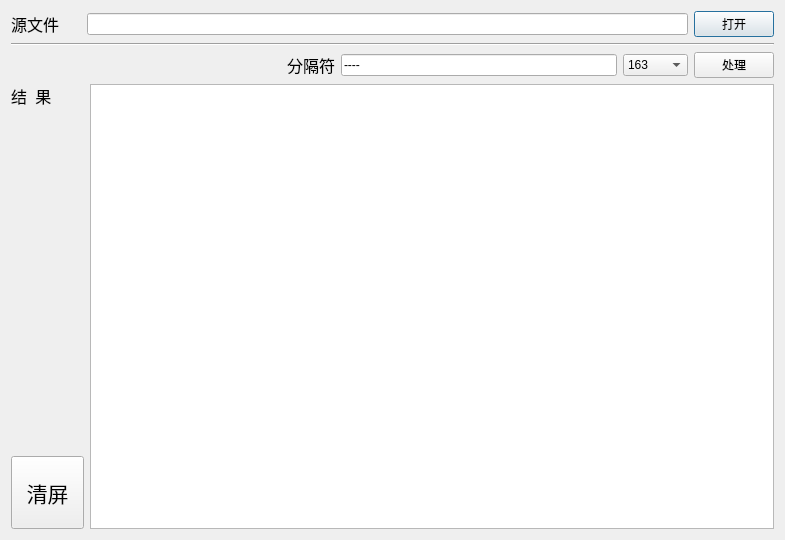
<?xml version="1.0" encoding="UTF-8"?>
<ui version="4.0">
 <class>PreProcess</class>
 <widget class="QDialog" name="PreProcess">
  <property name="geometry">
   <rect>
    <x>0</x>
    <y>0</y>
    <width>785</width>
    <height>540</height>
   </rect>
  </property>
  <property name="windowTitle">
   <string>Dialog</string>
  </property>
  <layout class="QHBoxLayout" name="horizontalLayout_4">
   <item>
    <layout class="QVBoxLayout" name="verticalLayout_2">
     <item>
      <layout class="QHBoxLayout" name="horizontalLayout">
       <item>
        <widget class="QLabel" name="label">
         <property name="minimumSize">
          <size>
           <width>70</width>
           <height>0</height>
          </size>
         </property>
         <property name="font">
          <font>
           <family>新宋体</family>
           <pointsize>12</pointsize>
          </font>
         </property>
         <property name="text">
          <string>源文件</string>
         </property>
        </widget>
       </item>
       <item>
        <widget class="QLineEdit" name="lineEditSrcFile">
         <property name="readOnly">
          <bool>true</bool>
         </property>
        </widget>
       </item>
       <item>
        <widget class="QPushButton" name="buttonOpenFile">
         <property name="text">
          <string>打开</string>
         </property>
        </widget>
       </item>
      </layout>
     </item>
     <item>
      <widget class="Line" name="line">
       <property name="orientation">
        <enum>Qt::Horizontal</enum>
       </property>
      </widget>
     </item>
     <item>
      <layout class="QHBoxLayout" name="horizontalLayout_3">
       <item>
        <spacer name="horizontalSpacer">
         <property name="orientation">
          <enum>Qt::Horizontal</enum>
         </property>
         <property name="sizeHint" stdset="0">
          <size>
           <width>40</width>
           <height>20</height>
          </size>
         </property>
        </spacer>
       </item>
       <item>
        <widget class="QLabel" name="label_3">
         <property name="font">
          <font>
           <family>新宋体</family>
           <pointsize>12</pointsize>
          </font>
         </property>
         <property name="text">
          <string>分隔符</string>
         </property>
        </widget>
       </item>
       <item>
        <widget class="QLineEdit" name="lineEditSep">
         <property name="enabled">
          <bool>true</bool>
         </property>
         <property name="text">
          <string>----</string>
         </property>
         <property name="readOnly">
          <bool>true</bool>
         </property>
        </widget>
       </item>
       <item>
        <widget class="QComboBox" name="comboBoxMode">
         <item>
          <property name="text">
           <string>163</string>
          </property>
         </item>
         <item>
          <property name="text">
           <string>linkin</string>
          </property>
         </item>
         <item>
          <property name="text">
           <string>yahoo</string>
          </property>
         </item>
         <item>
          <property name="text">
           <string>自定义</string>
          </property>
         </item>
        </widget>
       </item>
       <item>
        <widget class="QPushButton" name="buttonProcess">
         <property name="text">
          <string>处理</string>
         </property>
        </widget>
       </item>
      </layout>
     </item>
     <item>
      <layout class="QHBoxLayout" name="horizontalLayout_2">
       <item>
        <layout class="QVBoxLayout" name="verticalLayout">
         <property name="spacing">
          <number>0</number>
         </property>
         <item>
          <widget class="QLabel" name="label_2">
           <property name="minimumSize">
            <size>
             <width>70</width>
             <height>0</height>
            </size>
           </property>
           <property name="maximumSize">
            <size>
             <width>16777215</width>
             <height>50</height>
            </size>
           </property>
           <property name="font">
            <font>
             <family>新宋体</family>
             <pointsize>12</pointsize>
            </font>
           </property>
           <property name="text">
            <string>结  果</string>
           </property>
          </widget>
         </item>
         <item>
          <spacer name="verticalSpacer">
           <property name="orientation">
            <enum>Qt::Vertical</enum>
           </property>
           <property name="sizeHint" stdset="0">
            <size>
             <width>20</width>
             <height>40</height>
            </size>
           </property>
          </spacer>
         </item>
         <item>
          <widget class="QPushButton" name="buttonClear">
           <property name="minimumSize">
            <size>
             <width>73</width>
             <height>73</height>
            </size>
           </property>
           <property name="maximumSize">
            <size>
             <width>73</width>
             <height>16777215</height>
            </size>
           </property>
           <property name="font">
            <font>
             <family>微软雅黑 Light</family>
             <pointsize>16</pointsize>
            </font>
           </property>
           <property name="text">
            <string>清屏</string>
           </property>
          </widget>
         </item>
        </layout>
       </item>
       <item>
        <widget class="QTextEdit" name="textResult">
         <property name="font">
          <font>
           <family>微软雅黑</family>
           <pointsize>14</pointsize>
          </font>
         </property>
         <property name="midLineWidth">
          <number>0</number>
         </property>
         <property name="horizontalScrollBarPolicy">
          <enum>Qt::ScrollBarAlwaysOff</enum>
         </property>
         <property name="readOnly">
          <bool>true</bool>
         </property>
        </widget>
       </item>
      </layout>
     </item>
    </layout>
   </item>
  </layout>
 </widget>
 <resources/>
 <connections/>
</ui>
